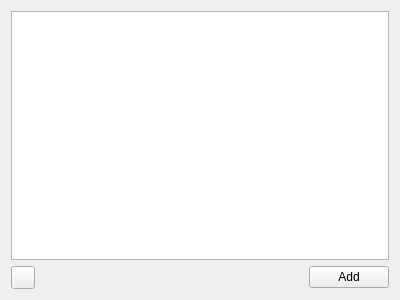
<?xml version="1.0" encoding="UTF-8"?>
<ui version="4.0">
 <class>Qonvince::MainWindow</class>
 <widget class="QMainWindow" name="Qonvince::MainWindow">
  <property name="geometry">
   <rect>
    <x>0</x>
    <y>0</y>
    <width>400</width>
    <height>300</height>
   </rect>
  </property>
  <property name="acceptDrops">
   <bool>true</bool>
  </property>
  <property name="windowTitle">
   <string>Qonvince</string>
  </property>
  <property name="windowIcon">
   <iconset resource="../icons.qrc">
    <normaloff>:/icons/applicationIcon</normaloff>:/icons/applicationIcon</iconset>
  </property>
  <widget class="QWidget" name="centralWidget">
   <layout class="QVBoxLayout" name="verticalLayout">
    <item>
     <widget class="Qonvince::OtpListWidget" name="codes">
      <property name="minimumSize">
       <size>
        <width>350</width>
        <height>100</height>
       </size>
      </property>
      <property name="selectionMode">
       <enum>QAbstractItemView::NoSelection</enum>
      </property>
      <property name="selectionBehavior">
       <enum>QAbstractItemView::SelectRows</enum>
      </property>
      <property name="verticalScrollMode">
       <enum>QAbstractItemView::ScrollPerItem</enum>
      </property>
     </widget>
    </item>
    <item>
     <layout class="QHBoxLayout" name="controlLayout">
      <item>
       <widget class="QToolButton" name="settings">
        <property name="toolTip">
         <string>&lt;html&gt;&lt;head/&gt;&lt;body&gt;&lt;p&gt;Adjust the settings for Qonvince.&lt;/p&gt;&lt;/body&gt;&lt;/html&gt;</string>
        </property>
        <property name="icon">
         <iconset theme="configure-shortcuts">
          <normaloff>.</normaloff>.</iconset>
        </property>
       </widget>
      </item>
      <item>
       <spacer name="horizontalSpacer">
        <property name="orientation">
         <enum>Qt::Horizontal</enum>
        </property>
        <property name="sizeHint" stdset="0">
         <size>
          <width>40</width>
          <height>20</height>
         </size>
        </property>
       </spacer>
      </item>
      <item>
       <widget class="QPushButton" name="addCode">
        <property name="toolTip">
         <string>Add a new code to the list.</string>
        </property>
        <property name="text">
         <string>Add</string>
        </property>
        <property name="icon">
         <iconset theme="list-add">
          <normaloff>.</normaloff>.</iconset>
        </property>
       </widget>
      </item>
     </layout>
    </item>
   </layout>
  </widget>
  <widget class="QMenuBar" name="menuBar">
   <property name="geometry">
    <rect>
     <x>0</x>
     <y>0</y>
     <width>400</width>
     <height>30</height>
    </rect>
   </property>
  </widget>
 </widget>
 <layoutdefault spacing="6" margin="11"/>
 <customwidgets>
  <customwidget>
   <class>Qonvince::OtpListWidget</class>
   <extends>QListWidget</extends>
   <header>src/otplistwidget.h</header>
  </customwidget>
 </customwidgets>
 <tabstops>
  <tabstop>codes</tabstop>
  <tabstop>addCode</tabstop>
 </tabstops>
 <resources>
  <include location="../icons.qrc"/>
 </resources>
 <connections>
  <connection>
   <sender>addCode</sender>
   <signal>clicked()</signal>
   <receiver>Qonvince::MainWindow</receiver>
   <slot>onAddCodeClicked()</slot>
   <hints>
    <hint type="sourcelabel">
     <x>392</x>
     <y>292</y>
    </hint>
    <hint type="destinationlabel">
     <x>260</x>
     <y>266</y>
    </hint>
   </hints>
  </connection>
  <connection>
   <sender>settings</sender>
   <signal>clicked()</signal>
   <receiver>Qonvince::MainWindow</receiver>
   <slot>onSettingsClicked()</slot>
   <hints>
    <hint type="sourcelabel">
     <x>25</x>
     <y>268</y>
    </hint>
    <hint type="destinationlabel">
     <x>401</x>
     <y>104</y>
    </hint>
   </hints>
  </connection>
 </connections>
 <slots>
  <slot>onAddCodeClicked()</slot>
  <slot>onSettingsClicked()</slot>
 </slots>
</ui>
